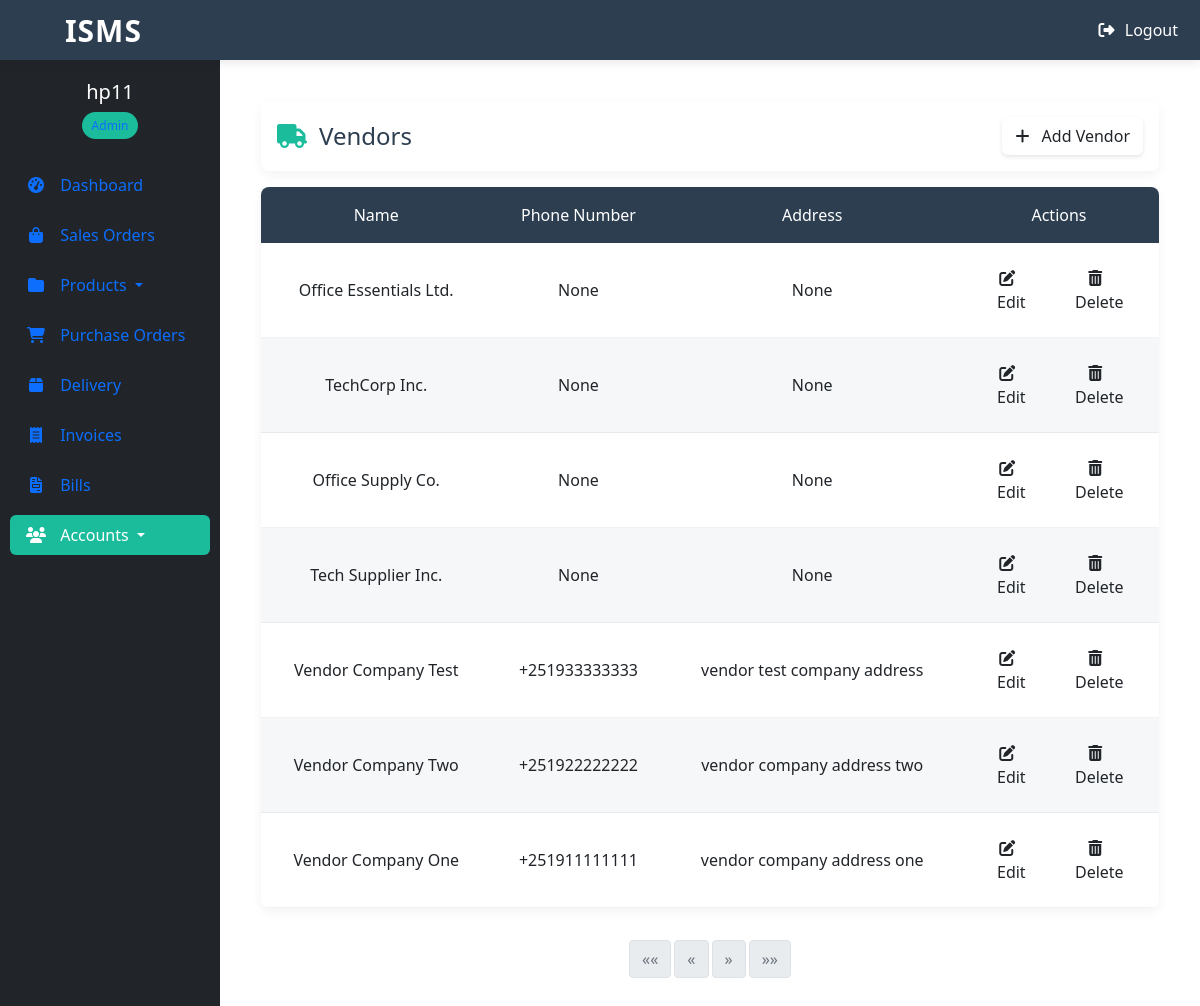
Page /staff/vendors/ (signed in) on the committed database.
### accounts/models.py (models this page shows, shortened)
class Vendor(models.Model):
    name = models.CharField(
        max_length=100,
        verbose_name=_('Vendor Name'),
        unique=True
    )
    slug = models.SlugField(
        unique=True,
        editable=True,
        help_text=_('URL-friendly version of the name'),
        blank=True,  # Allow blank initially
        null=False,  # Don't allow null
        default='',  # Default empty string to avoid migration issues
    )
    phone_number = PhoneNumberField(
        blank=True,
        null=True,
        verbose_name=_('Contact Number')
    )
    address = models.TextField(
        blank=True,
        null=True,
        verbose_name=_('Business Address')
    )
    website = models.URLField(
        blank=True,
        null=True,
        verbose_name=_('Website URL')
    )
    is_active = models.BooleanField(
        default=True,
        verbose_name=_('Active Vendor')
    )
    created_at = models.DateTimeField(auto_now_add=True)
    updated_at = models.DateTimeField(auto_now=True)
    class Meta:
        ordering = ['name']
        verbose_name = _('Vendor')
        verbose_name_plural = _('Vendors')

### accounts/views.py (the view)
# urls.py: path('vendors/', VendorListView.as_view(), name='vendor-list'),
class VendorListView(LoginRequiredMixin, ListView):
    model = Vendor
    template_name = 'accounts/vendor_list.html'
    context_object_name = 'vendors'
    paginate_by = 20
    ordering = ['-created_at']
    def get_queryset(self):
        queryset = super().get_queryset()
        if search := self.request.GET.get('search'):
            return queryset.filter(
                Q(name__icontains=search) |
                Q(contact_person__icontains=search)
            )
        return queryset

### accounts/templates/accounts/vendor_list.html (shortened to what this page needs)
{% extends 'base.html' %}
{% load static %}
{% block content %}
<div class="vendor-list-header-container">
    <div class="vendor-list-header-card">
        <div class="vendor-list-header-row">
            <div class="vendor-list-title-col">
                <h1 class="vendor-list-title">
                    <i class="fas fa-truck vendor-list-title-icon"></i> Vendors
                </h1>
            </div>
            <div class="vendor-list-actions-col">
                <a href="{% url 'accounts:vendor-create' %}" class="btn vendor-list-add-btn">
                    <i class="fas fa-plus vendor-list-btn-icon"></i> Add Vendor
                </a>
            </div>
        </div>
    </div>
</div>
<div class="vendor-list-table-container">
    <div class="vendor-list-table-responsive">
        <table class="vendor-list-table">
            <thead class="vendor-list-table-header">
                <tr>
                    <th class="vendor-list-col-name">Name</th>
                    <th class="vendor-list-col-phone">Phone Number</th>
                    <th class="vendor-list-col-address">Address</th>
                    <th class="vendor-list-col-actions">Actions</th>
                </tr>
            </thead>
            <tbody class="vendor-list-table-body">
                {% for vendor in vendors %}
                <tr class="vendor-list-table-row">
                    <td class="vendor-list-col-name">{{ vendor.name }}</td>
                    <td class="vendor-list-col-phone">{{ vendor.phone_number }}</td>
                    <td class="vendor-list-col-address">{{ vendor.address }}</td>
                    <td class="vendor-list-col-actions">
                        <div class="vendor-list-action-btns">
                            <a href="{% url 'accounts:vendor-update' vendor.pk %}" class="btn vendor-list-edit-btn">
                                <i class="fas fa-edit vendor-list-btn-icon"></i> Edit
                            </a>
                            <a href="{% url 'accounts:vendor-delete' vendor.pk %}" class="btn vendor-list-delete-btn">
                                <i class="fas fa-trash-alt vendor-list-btn-icon"></i> Delete
                            </a>
                        </div>
                    </td>
                </tr>
                {% endfor %}
            </tbody>
        </table>
    </div>
    <div class="vendor-list-pagination">
        <nav aria-label="Vendor pagination">
            <ul class="pagination justify-content-center">
                {% if vendors.has_previous %}
                <li class="page-item">
                    <a class="page-link" href="?page=1" aria-label="First">
                        <span aria-hidden="true">&laquo;&laquo;</span>
                    </a>
                </li>
                {% else %}
                <li class="page-item disabled">
                    <span class="page-link" aria-label="First">
                        <span aria-hidden="true">&laquo;&laquo;</span>
                    </span>
                </li>
                {% endif %}
                {% if vendors.has_previous %}
                <li class="page-item">
                    <a class="page-link" href="?page={{ vendors.previous_page_number }}" aria-label="Previous">
                        <span aria-hidden="true">&laquo;</span>
                    </a>
                </li>
                {% else %}
                <li class="page-item disabled">
                    <span class="page-link" aria-label="Previous">
                        <span aria-hidden="true">&laquo;</span>
                    </span>
                </li>
                {% endif %}
                {% if vendors.has_next %}
                <li class="page-item">
                    <a class="page-link" href="?page={{ vendors.next_page_number }}" aria-label="Next">
                        <span aria-hidden="true">&raquo;</span>
                    </a>
                </li>
                {% else %}
                <li class="page-item disabled">
                    <span class="page-link" aria-label="Next">
                        <span aria-hidden="true">&raquo;</span>
                    </span>
                </li>
                {% endif %}
                {% if vendors.has_next %}
                <li class="page-item">
                    <a class="page-link" href="?page={{ vendors.paginator.num_pages }}" aria-label="Last">
                        <span aria-hidden="true">&raquo;&raquo;</span>
                    </a>
                </li>
                {% else %}
                <li class="page-item disabled">
                    <span class="page-link" aria-label="Last">
                        <span aria-hidden="true">&raquo;&raquo;</span>
                    </span>
                </li>
                {% endif %}
            </ul>
        </nav>
    </div>
</div>
{% endblock %}

### templates/base.html (shortened to what this page needs)
<!DOCTYPE html>
{% load static %}
{% load crispy_forms_tags %}
<html lang="en">
<head>
    <link rel="stylesheet" href="{% static 'inventory_managment_system/css/styles_one.css' %}">
    <link href="https://cdn.jsdelivr.net/npm/bootstrap@5.3.3/dist/css/bootstrap.min.css" rel="stylesheet">
    <link rel="stylesheet" href="https://cdnjs.cloudflare.com/ajax/libs/font-awesome/6.5.0/css/all.min.css">
</head>
<body>
    <nav class="navbar navbar-expand-md navbar-dark fixed-top">
        <div class="container-fluid">
            <a class="navbar-brand" style="font-size: 30px; padding-left: 4.5%;" href="{% url 'store:dashboard' %}">
                ISMS
            </a>
            <div class="collapse navbar-collapse" id="navbarToggle">
                <ul class="navbar-nav ms-auto">
                    {% if request.user.is_authenticated %}
                    <li class="nav-item">
                        <form method="POST" action="{% url 'accounts:logout' %}" style="display: inline;">
                            <button type="submit" class="btn btn-link nav-link text-white" style="padding: 0; border: none;">
                                <i class="fas fa-sign-out-alt me-1"></i> Logout
                            </button>
                        </form>
                    </li>
                    {% endif %}
                </ul>
            </div>
        </div>
    </nav>
    {% if request.user.is_authenticated %}
    <div class="sidebar">
        <div class="sidebar-header">
            <a href="{% url 'accounts:profile' %}" class="text-decoration-none">
                <h5>{{ request.user.username }}</h5>
                <span class="user-badge">
                    {% if request.user.profile.role == 'AD' %} Admin
                    {% elif request.user.profile.role == 'EX' %} Executive
                    {% else %} Operative {% endif %}
                </span>
            </a>
        </div>
        <ul class="nav flex-column">
            <li class="nav-item">
                <a class="nav-link {% if request.resolver_match.url_name == 'dashboard' %}active{% endif %}" href="{% url 'store:dashboard' %}">
                    <i class="fas fa-tachometer-alt"></i> Dashboard
                </a>
            </li>
            <li class="nav-item">
                <a class="nav-link {% if request.resolver_match.url_name == 'sale-list' %}active{% endif %}" href="{% url 'transactions:sale-list' %}">
                    <i class="fas fa-shopping-bag"></i> Sales Orders
                </a>
            </li>
            <li class="nav-item dropdown">
                <a class="nav-link dropdown-toggle {% if request.resolver_match.url_name in 'product-list category-list' %}active{% endif %}" href="#" id="productsDropdown" data-bs-toggle="dropdown">
                    <i class="fas fa-folder"></i> Products
                </a>
            </li>
            <li class="nav-item">
                <a class="nav-link {% if request.resolver_match.url_name == 'purchase-list' %}active{% endif %}" href="{% url 'transactions:purchase-list' %}">
                    <i class="fas fa-shopping-cart"></i> Purchase Orders
                </a>
            </li>
            <li class="nav-item">
                <a class="nav-link {% if request.resolver_match.url_name == 'deliveries' %}active{% endif %}" href="{% url 'store:deliveries' %}">
                    <i class="fas fa-box"></i> Delivery
                </a>
            </li>
            <li class="nav-item">
                <a class="nav-link {% if request.resolver_match.url_name == 'invoice-list' %}active{% endif %}" href="{% url 'invoice:invoice-list' %}">
                    <i class="fas fa-receipt"></i> Invoices
                </a>
            </li>
            <li class="nav-item">
                <a class="nav-link {% if request.resolver_match.url_name == 'bill-list' %}active{% endif %}" href="{% url 'bills:bill-list' %}">
                    <i class="fas fa-file-invoice"></i> Bills
                </a>
            </li>
            <li class="nav-item dropdown">
                <a class="nav-link dropdown-toggle {% if request.resolver_match.url_name in 'profile-list customer-list vendor-list' %}active{% endif %}" href="#" id="accountsDropdown" data-bs-toggle="dropdown">
                    <i class="fas fa-users"></i> Accounts
                </a>
            </li>
        </ul>
    </div>
    {% endif %}
    <div class="content">
        {% block content %}
        {% endblock content %}
    </div>
</body>
</html>

### rows in the picture
Vendor: name "Office Essentials Ltd.", phone_number "None", address "None"
Vendor: name "TechCorp Inc.", phone_number "None", address "None"
Vendor: name "Office Supply Co.", phone_number "None", address "None"
Vendor: name "Tech Supplier Inc.", phone_number "None", address "None"
Vendor: name "Vendor Company Test", phone_number "+251933333333", address "vendor test company address"
Vendor: name "Vendor Company Two", phone_number "+251922222222", address "vendor company address two"
Vendor: name "Vendor Company One", phone_number "+251911111111", address "vendor company address one"

### other values in the picture
{{ request.user.username }} "hp11"
